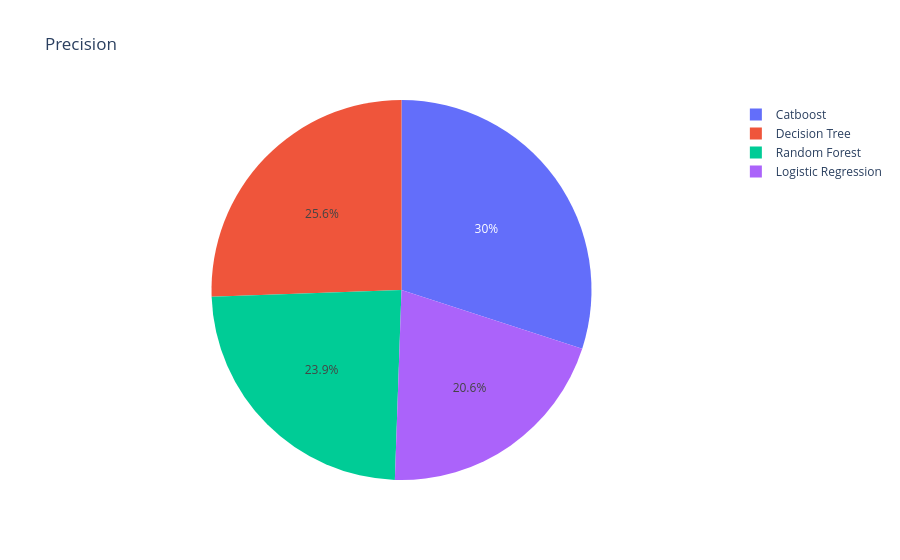

The notebook cell this image was saved under:
### Code cell
px.pie(data_frame=cm_df, names=cm_df['model'], values=cm_df['Precision'], title='Precision')

### Figure 1 — Plotly figure (JSON) as saved in the notebook; plotly's stock layout.template omitted (floating-point values rounded to 4 significant figures)
{"data": [{"domain": {"x": [0, 1], "y": [0, 1]}, "hovertemplate": "model=%{label}<br>Precision=%{value}<extra></extra>", "labels": ["Random Forest", "Logistic Regression", "Decision Tree", "Catboost"], "legendgroup": "", "name": "", "showlegend": true, "type": "pie", "values": [0.43, 0.37, 0.46, 0.54]}], "layout": {"legend": {"tracegroupgap": 0}, "title": {"text": "Precision"}}}
